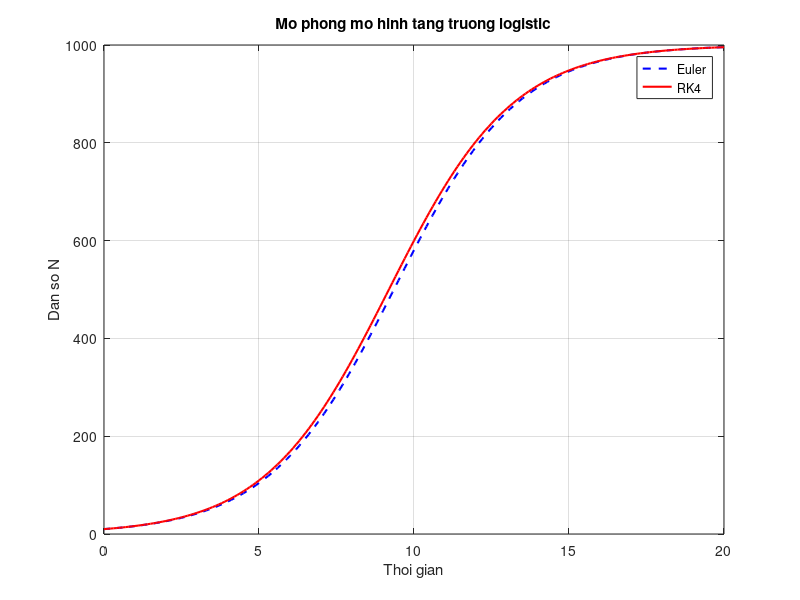

MATLAB code for this plot:
function logistic_model_euler_rk4
    % Tham so
    r = 0.5;         % toc do tang truong
    K = 1000;        % suc chua moi truong
    N0 = 10;         % dan so ban dau

    % Thoi gian mo phong
    t0 = 0;
    t_end = 20;
    h = 0.1;
    t = t0:h:t_end;
    m = length(t);

    % Khoi tao mang ket qua
    N_euler = zeros(1, m);
    N_rk4 = zeros(1, m);
    N_euler(1) = N0;
    N_rk4(1) = N0;

    % Phuong trinh logistic: dN/dt = r*N*(1 - N/K)

    % Euler
    for i = 1:m-1
        N = N_euler(i);
        N_euler(i+1) = N + h * (r * N * (1 - N / K));
    end

    % RK4
    for i = 1:m-1
        f = @(N) r * N * (1 - N / K);
        k1 = f(N_rk4(i));
        k2 = f(N_rk4(i) + h/2 * k1);
        k3 = f(N_rk4(i) + h/2 * k2);
        k4 = f(N_rk4(i) + h * k3);
        N_rk4(i+1) = N_rk4(i) + h/6 * (k1 + 2*k2 + 2*k3 + k4);
    end

    % Ve do thi
    figure;
    plot(t, N_euler, 'b--', 'LineWidth', 1.5, 'DisplayName', 'Euler');
    hold on;
    plot(t, N_rk4, 'r-', 'LineWidth', 1.5, 'DisplayName', 'RK4');
    grid on;
    xlabel('Thoi gian');
    ylabel('Dan so N');
    title('Mo phong mo hinh tang truong logistic');
    legend show;
end
